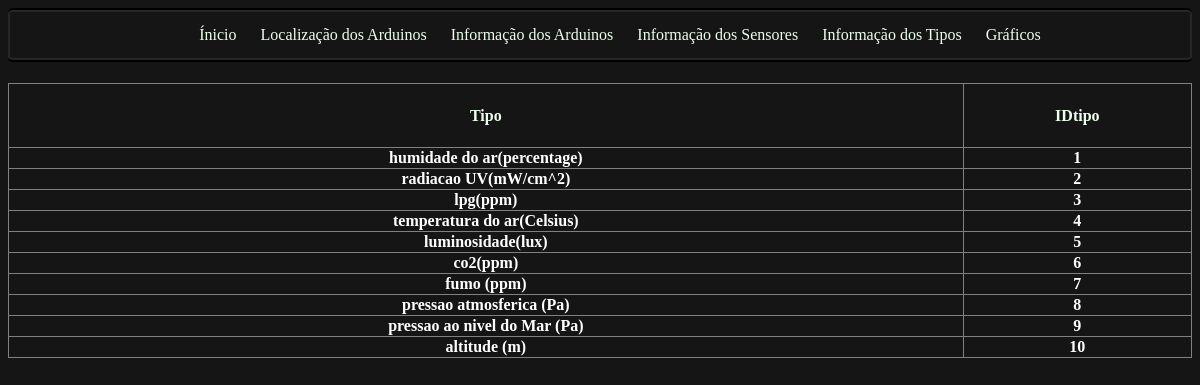
Screenshot of /listTipo.php with the database file from the repository.
### tables this page shows
CREATE TABLE `tipo` (
  `id` int(11) NOT NULL,
  `tipo` varchar(32) DEFAULT NULL
);

### Tipo.php (called while the page is built, shortened)
<?php
class Tipo {
    private $ID;
    private $tipo;
	function setID($ID)
    {
        $this->ID=$ID;
    }
	function setTipo($tipo)
    {
        $this->tipo=$tipo;
    }
    function getID()
    {
        return $this->ID;
    }
    function getTipo()
    {
        return $this->tipo;
    }
}
?>

### listTipo.php (the view, shortened to what this page needs)
<!DOCTYPE html>
<html>
    <head>
    </head>
    <body>
		<link rel="stylesheet" href="css/form.css">
		<nav>
		<ul>
			<li><a href="index.php"><span> Ínicio</span></a></li>
			<li><a href="formMapDriver.php"><span>Localização dos Arduinos</span></a></li>
			<li><a href="listArduino.php"><span>Informação dos Arduinos</span></a></li>
			<li><a href="listSensor.php"><span>Informação dos Sensores</span></a></li>
			<li><a href="listTipo.php"><span>Informação dos Tipos</span></a></li>
			<li><a href="formChartDriver.php"><span>Gráficos</span></a></li>
		</ul>
		</nav>
		<div class="listData">
		<?php
			require_once 'SortData.php';
            require_once 'Tipo.php';
			$sort=new SortData();
			$tip=new Tipo();
			$link=$sort->bdServer();
            if (!$link) {
                printf($messErr_connectionDatabaseFailed);
                printf("<br />");
            }
            else {
                $queryTipo = "SELECT id, tipo FROM Tipo";
				echo "<h4><table>";
				echo "<tr>";
					echo "<th><h4>Tipo</h4></th>";
					echo "<th><h4>IDtipo</h4></th>";
				echo "</tr>";
                $results = $link->query($queryTipo);
                if ($results->num_rows > 0)
                {
                    while($row = $results->fetch_assoc())
                    {
						$tip->setID($row["id"]);
						$tip->setTipo($row["tipo"]);
						echo '<tr><td><a href="tipoSelect.php?tipoSelect='.$tip->getTipo().'">'.$tip->getTipo().'</a>
						</td><td><a href="tipoSelect.php?tipoSelect='.$tip->getTipo().'">'.$tip->getID().'</td></tr>';
                    }
                }
				else
                {
                    echo "0 results Tipo de Sensor";
                }
				echo "</table></h4>";
			}
		?>
		</div>
	</body>
</html>

### css/form.css (style rules this page uses)
body { background-color: #151515; }
table { width: 100%; border-collapse: collapse; }
th { height: 50px; }
table , th, td { border: 1px solid grey; }
.listData { text-align:center; }
a:link { text-decoration: none; color: #fff; }
nav { position: relative; border:1px solid; border-radius:5px; box-shadow: inset 0 0 0 2px #272727; display: inline-block; border-width:2px 0; list-style: none; margin:auto; padding:3; text-align:center; width: 100%; }
nav li { display:inline; }
nav a { display:inlike-block; padding:10px; }
ul span { color: #efe }
ul a:link { text-decoration:none; }
.formboard h3, h4 { color: #efe; }

### rows the page displays
tipo: tipo "humidade do ar(percentage)", id "1"
tipo: tipo "radiacao UV(mW/cm^2)", id "2"
tipo: tipo "lpg(ppm)", id "3"
tipo: tipo "temperatura do ar(Celsius)", id "4"
tipo: tipo "luminosidade(lux)", id "5"
tipo: tipo "co2(ppm)", id "6"
tipo: tipo "fumo (ppm)", id "7"
tipo: tipo "pressao atmosferica (Pa)", id "8"
tipo: tipo "pressao ao nivel do Mar (Pa)", id "9"
tipo: tipo "altitude (m)", id "10"
